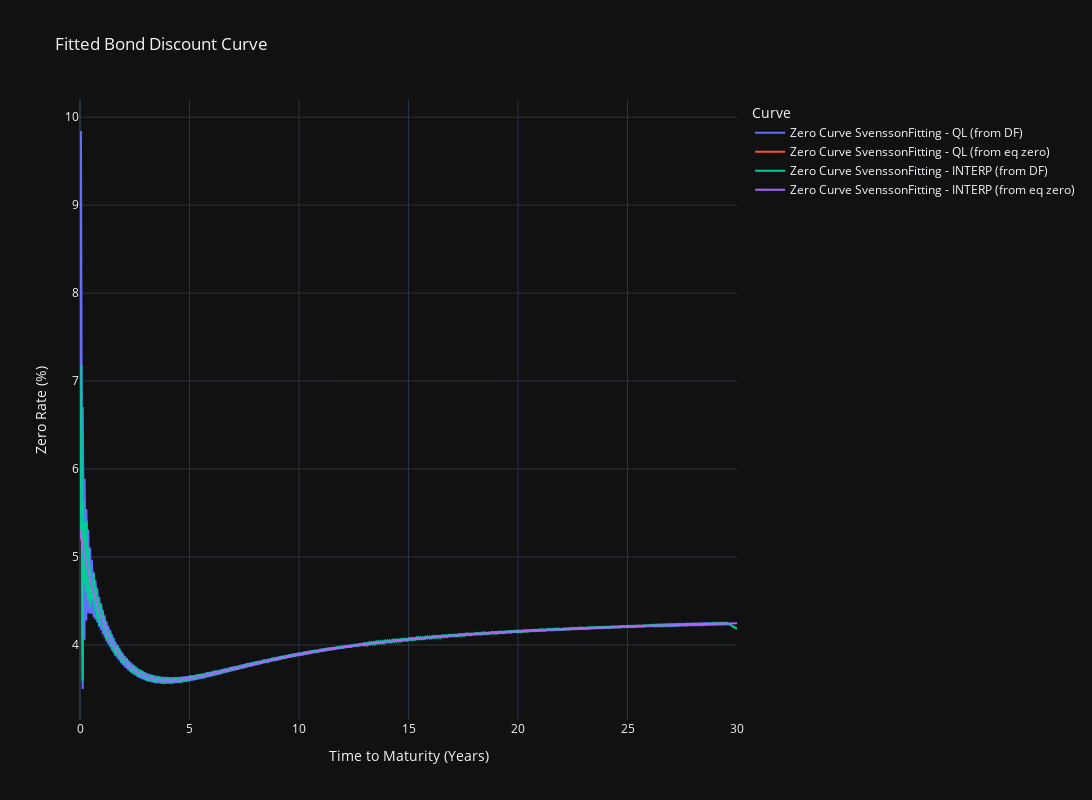

The cell this chart's notebook holds for it:
### Code cell
method = "SvenssonFitting"
curve = fittedBondCurveMethods.get(method)
curve.enableExtrapolation()

dates = [
    bondSettlementDate + ql.Period(i, ql.Days) for i in range(0, 12 * 30 * 30, 1)
]

discount_factors = [curve.discount(d) for d in dates]
ttm = [(ql.Date.to_date(d) - ql.Date.to_date(bondSettlementDate)).days / 365 for d in dates]
zero_rates = [(-np.log(df) / t) * 100 for df, t in zip(discount_factors, ttm)]
zero_rates[0] = 5.31

eq_zero_rates = []
for d in dates:
    yrs = (ql.Date.to_date(d) - ql.Date.to_date(bondSettlementDate)).days / 365.0
    zero_rate = curve.zeroRate(yrs, ql.Continuous, True)
    eq_rate = zero_rate.equivalentRate(
        dc, ql.Continuous, ql.NoFrequency, bondSettlementDate, d
    ).rate()
    eq_zero_rates.append(eq_rate * 100)
eq_zero_rates[0] = 5.31


li_zero_rates_func = scipy.interpolate.interp1d(
    ttm,
    zero_rates,
    axis=0,
    kind="linear",
    fill_value='extrapolate'
)
li_eq_zero_rates_func = scipy.interpolate.interp1d(
    ttm,
    eq_zero_rates,
    axis=0,
    kind="linear",
    fill_value='extrapolate'
)

fig = go.Figure()

fig.add_trace(go.Scatter(
    x=ttm,
    y=zero_rates,
    mode='lines',
    name=f'Zero Curve {method} - QL (from DF)'
))
fig.add_trace(go.Scatter(
    x=ttm,
    y=eq_zero_rates,
    mode='lines',
    name=f'Zero Curve {method} - QL (from eq zero)'
))

t2 = np.linspace(0, 30, 1000)
fig.add_trace(go.Scatter(
    x=t2,
    y=li_zero_rates_func(t2),
    mode='lines',
    name=f'Zero Curve {method} - INTERP (from DF)'
))
fig.add_trace(go.Scatter(
    x=t2,
    y=li_eq_zero_rates_func(t2),
    mode='lines',
    name=f'Zero Curve {method} - INTERP (from eq zero)'
))

# fig.add_trace(go.Scatter(
#     x=t2,
#     y=fitted_zero_curve_func_nss(t2),
#     mode='lines',
#     name=f'Zero Curve {method} - calc'
# ))

fig.update_layout(
    title="Fitted Bond Discount Curve",
    xaxis_title="Time to Maturity (Years)",
    yaxis_title="Zero Rate (%)",
    legend_title="Curve",
    width=1600,
    height=800,
    template="plotly_dark",
)

fig.update_xaxes(
    showgrid=True,
    showspikes=True,
    spikecolor="white",
    spikesnap="cursor",
    spikemode="across",
)
fig.update_yaxes(showgrid=True, showspikes=True, spikecolor="white", spikethickness=1)

fig.show()

### Figure 1 — Plotly figure (JSON) as saved in the notebook; plotly's stock layout.template omitted (floating-point values rounded to 4 significant figures; data arrays with more than 128 entries replaced by an {"elided": "..."} marker saying what was removed)
{"data": [{"mode": "lines", "name": "Zero Curve SvenssonFitting - QL (from DF)", "type": "scatter", "x": {"elided": "10800 float values"}, "y": {"elided": "10800 float values"}}, {"mode": "lines", "name": "Zero Curve SvenssonFitting - QL (from eq zero)", "type": "scatter", "x": {"elided": "10800 float values"}, "y": {"elided": "10800 float values"}}, {"mode": "lines", "name": "Zero Curve SvenssonFitting - INTERP (from DF)", "type": "scatter", "x": {"elided": "1000 float values"}, "y": {"elided": "1000 float values"}}, {"mode": "lines", "name": "Zero Curve SvenssonFitting - INTERP (from eq zero)", "type": "scatter", "x": {"elided": "1000 float values"}, "y": {"elided": "1000 float values"}}], "layout": {"height": 800, "legend": {"title": {"text": "Curve"}}, "title": {"text": "Fitted Bond Discount Curve"}, "width": 1600, "xaxis": {"showgrid": true, "showspikes": true, "spikecolor": "white", "spikemode": "across", "spikesnap": "cursor", "title": {"text": "Time to Maturity (Years)"}}, "yaxis": {"showgrid": true, "showspikes": true, "spikecolor": "white", "spikethickness": 1, "title": {"text": "Zero Rate (%)"}}}}
